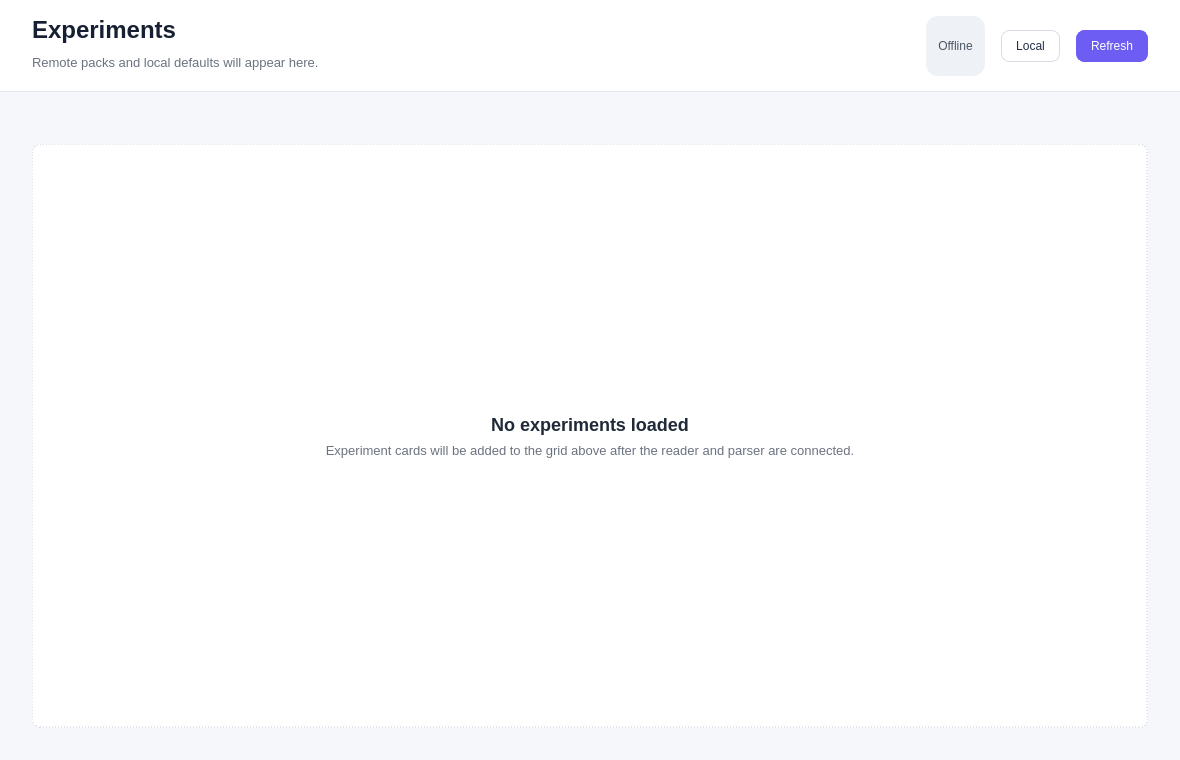
<?xml version="1.0" encoding="UTF-8"?>
<ui version="4.0">
 <class>MainWindowClass</class>
 <widget class="QMainWindow" name="MainWindowClass">
  <property name="geometry">
   <rect>
    <x>0</x>
    <y>0</y>
    <width>1180</width>
    <height>760</height>
   </rect>
  </property>
  <property name="minimumSize">
   <size>
    <width>920</width>
    <height>620</height>
   </size>
  </property>
  <property name="windowTitle">
   <string>EzLaboratory</string>
  </property>
  <property name="styleSheet">
   <string notr="true">QMainWindow {
    background: #F5F7FA;
}

QWidget#centralWidget {
    background: #F5F7FA;
}

QWidget#topBar {
    background: #FFFFFF;
    border-bottom: 1px solid #E5E8EF;
}

QLabel#titleLabel {
    color: #172033;
    font-size: 24px;
    font-weight: 700;
}

QLabel#subtitleLabel {
    color: #6B7280;
    font-size: 13px;
}

QLabel#connectionStatusLabel {
    color: #4B5563;
    background: #EEF2F7;
    border-radius: 12px;
    padding: 6px 12px;
}

QPushButton {
    background: #FFFFFF;
    border: 1px solid #D7DCE5;
    border-radius: 8px;
    color: #243047;
    padding: 8px 14px;
}

QPushButton:hover {
    background: #F1F4F8;
}

QPushButton#refreshButton {
    background: #6D5DF2;
    border: 1px solid #6D5DF2;
    color: #FFFFFF;
}

QPushButton#refreshButton:hover {
    background: #5A4BDD;
}

QScrollArea#experimentScrollArea {
    background: transparent;
    border: none;
}

QWidget#scrollContentWidget {
    background: transparent;
}

QWidget#cardGridWidget {
    background: transparent;
}

QFrame#emptyHintFrame {
    background: #FFFFFF;
    border: 1px dashed #CAD1DC;
    border-radius: 8px;
}

QLabel#emptyHintTitleLabel {
    color: #1F2937;
    font-size: 18px;
    font-weight: 700;
}

QLabel#emptyHintBodyLabel {
    color: #6B7280;
    font-size: 13px;
}</string>
  </property>
  <widget class="QWidget" name="centralWidget">
   <layout class="QVBoxLayout" name="mainLayout">
    <property name="spacing">
     <number>0</number>
    </property>
    <property name="leftMargin">
     <number>0</number>
    </property>
    <property name="topMargin">
     <number>0</number>
    </property>
    <property name="rightMargin">
     <number>0</number>
    </property>
    <property name="bottomMargin">
     <number>0</number>
    </property>
    <item>
     <widget class="QWidget" name="topBar" native="true">
      <property name="minimumSize">
       <size>
        <width>0</width>
        <height>92</height>
       </size>
      </property>
      <property name="maximumSize">
       <size>
        <width>16777215</width>
        <height>92</height>
       </size>
      </property>
      <layout class="QHBoxLayout" name="topBarLayout">
       <property name="spacing">
        <number>16</number>
       </property>
       <property name="leftMargin">
        <number>32</number>
       </property>
       <property name="topMargin">
        <number>16</number>
       </property>
       <property name="rightMargin">
        <number>32</number>
       </property>
       <property name="bottomMargin">
        <number>16</number>
       </property>
       <item>
        <layout class="QVBoxLayout" name="titleLayout">
         <property name="spacing">
          <number>4</number>
         </property>
         <item>
          <widget class="QLabel" name="titleLabel">
           <property name="text">
            <string>Experiments</string>
           </property>
          </widget>
         </item>
         <item>
          <widget class="QLabel" name="subtitleLabel">
           <property name="text">
            <string>Remote packs and local defaults will appear here.</string>
           </property>
          </widget>
         </item>
        </layout>
       </item>
       <item>
        <spacer name="topBarSpacer">
         <property name="orientation">
          <enum>Qt::Orientation::Horizontal</enum>
         </property>
         <property name="sizeHint" stdset="0">
          <size>
           <width>40</width>
           <height>20</height>
          </size>
         </property>
        </spacer>
       </item>
       <item>
        <widget class="QLabel" name="connectionStatusLabel">
         <property name="text">
          <string>Offline</string>
         </property>
         <property name="alignment">
          <set>Qt::AlignmentFlag::AlignCenter</set>
         </property>
        </widget>
       </item>
       <item>
        <widget class="QPushButton" name="loadLocalButton">
         <property name="text">
          <string>Local</string>
         </property>
        </widget>
       </item>
       <item>
        <widget class="QPushButton" name="refreshButton">
         <property name="text">
          <string>Refresh</string>
         </property>
        </widget>
       </item>
      </layout>
     </widget>
    </item>
    <item>
     <widget class="QScrollArea" name="experimentScrollArea">
      <property name="horizontalScrollBarPolicy">
       <enum>Qt::ScrollBarPolicy::ScrollBarAlwaysOff</enum>
      </property>
      <property name="widgetResizable">
       <bool>true</bool>
      </property>
      <widget class="QWidget" name="scrollContentWidget">
       <property name="geometry">
        <rect>
         <x>0</x>
         <y>0</y>
         <width>1180</width>
         <height>668</height>
        </rect>
       </property>
       <layout class="QVBoxLayout" name="scrollContentLayout">
        <property name="spacing">
         <number>24</number>
        </property>
        <property name="leftMargin">
         <number>32</number>
        </property>
        <property name="topMargin">
         <number>28</number>
        </property>
        <property name="rightMargin">
         <number>32</number>
        </property>
        <property name="bottomMargin">
         <number>32</number>
        </property>
        <item>
         <widget class="QWidget" name="cardGridWidget" native="true">
          <layout class="QGridLayout" name="cardGridLayout">
           <property name="leftMargin">
            <number>0</number>
           </property>
           <property name="topMargin">
            <number>0</number>
           </property>
           <property name="rightMargin">
            <number>0</number>
           </property>
           <property name="bottomMargin">
            <number>0</number>
           </property>
           <property name="horizontalSpacing">
            <number>22</number>
           </property>
           <property name="verticalSpacing">
            <number>24</number>
           </property>
          </layout>
         </widget>
        </item>
        <item>
         <widget class="QFrame" name="emptyHintFrame">
          <property name="minimumSize">
           <size>
            <width>0</width>
            <height>180</height>
           </size>
          </property>
          <property name="frameShape">
           <enum>QFrame::Shape::StyledPanel</enum>
          </property>
          <property name="frameShadow">
           <enum>QFrame::Shadow::Raised</enum>
          </property>
          <layout class="QVBoxLayout" name="emptyHintLayout">
           <property name="spacing">
            <number>8</number>
           </property>
           <property name="leftMargin">
            <number>24</number>
           </property>
           <property name="topMargin">
            <number>24</number>
           </property>
           <property name="rightMargin">
            <number>24</number>
           </property>
           <property name="bottomMargin">
            <number>24</number>
           </property>
           <item>
            <spacer name="emptyHintTopSpacer">
             <property name="orientation">
              <enum>Qt::Orientation::Vertical</enum>
             </property>
             <property name="sizeHint" stdset="0">
              <size>
               <width>20</width>
               <height>24</height>
              </size>
             </property>
            </spacer>
           </item>
           <item>
            <widget class="QLabel" name="emptyHintTitleLabel">
             <property name="text">
              <string>No experiments loaded</string>
             </property>
             <property name="alignment">
              <set>Qt::AlignmentFlag::AlignCenter</set>
             </property>
            </widget>
           </item>
           <item>
            <widget class="QLabel" name="emptyHintBodyLabel">
             <property name="text">
              <string>Experiment cards will be added to the grid above after the reader and parser are connected.</string>
             </property>
             <property name="alignment">
              <set>Qt::AlignmentFlag::AlignCenter</set>
             </property>
             <property name="wordWrap">
              <bool>true</bool>
             </property>
            </widget>
           </item>
           <item>
            <spacer name="emptyHintBottomSpacer">
             <property name="orientation">
              <enum>Qt::Orientation::Vertical</enum>
             </property>
             <property name="sizeHint" stdset="0">
              <size>
               <width>20</width>
               <height>24</height>
              </size>
             </property>
            </spacer>
           </item>
          </layout>
         </widget>
        </item>
       </layout>
      </widget>
     </widget>
    </item>
   </layout>
  </widget>
 </widget>
 <layoutdefault spacing="6" margin="11"/>
 <resources/>
 <connections/>
</ui>
